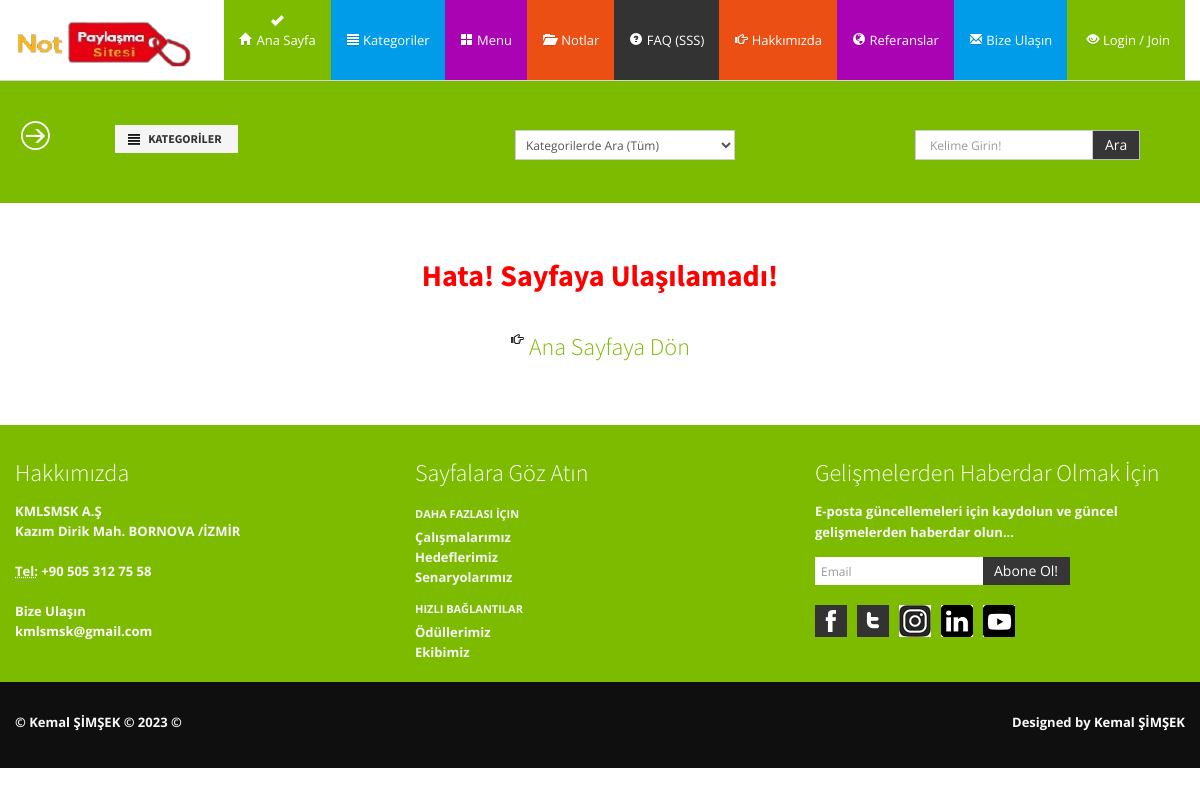
Screenshot of /error/ with the database file from the repository.
### home/models.py (models this page shows, shortened)
class Settings(models.Model):
    STATUS=(
        ('True', 'Evet'),
        ('False', 'Hayir'),
    )
    title=models.CharField(max_length=200)
    keywords=models.CharField(max_length=255)
    description=models.CharField(max_length=255)
    company=models.CharField(max_length=100)
    address=models.CharField(blank=True,max_length=150)
    googleMap=models.CharField(blank=True, max_length=255)
    phone=models.CharField(blank=True, max_length=20)
    fax=models.CharField(blank=True,max_length=20)
    email=models.CharField(blank=True, max_length=60)
    smtpserver=models.CharField(blank=True,max_length=30)
    smtpemail=models.CharField(blank=True,max_length=30)
    smtppassword=models.CharField(blank=True,max_length=30)
    smtpport=models.CharField(blank=True,max_length=10)
    icon=models.ImageField(blank=True, upload_to='images/')
    facebook=models.CharField(blank=True,max_length=50)
    instagram=models.CharField(blank=True,max_length=50)
    twitter=models.CharField(blank=True,max_length=50)
    youtube=models.CharField(blank=True,max_length=70)
    linkedin=models.CharField(blank=True,max_length=90)
    aboutus=RichTextUploadingField(blank=True)
    contact=RichTextUploadingField(blank=True)
    references=RichTextUploadingField(blank=True)
    status=models.CharField(max_length=10, choices=STATUS)
    create_at=models.DateTimeField(auto_now_add=True)
    update_at=models.DateTimeField(auto_now=True)

### home/views.py (the view)
# urls.py: path('error/', views.error, name='error'),
def error(request):
    category=Category.objects.all()
    menu=Menu.objects.all()
    settings=Settings.objects.get(pk=1)
    context={
        'category': category,
        'menu': menu,
        'settings': settings,
    }
    return render(request, 'error.html', context)

### home/templates/error.html (shortened to what this page needs)
{% extends "homebase.html" %}
{% load static %}
{% block head %}
<!DOCTYPE html>
<html>
<head>
{% endblock head %}
{% block content  %}
{% include "head.html" %}
{% include "header.html" %}
{% include "search.html" %}
<section id="maincontent">
    <div class="container">
      <div class="row">
        <div class="span12">
          <h2> <center><b> <font color="red"> Hata! Sayfaya Ulaşılamadı! </h2>
            <br>
           <h4> <center> <a href="/"><i class=" icon-hand-right"></i> Ana Sayfaya Dön</a>
            </center></h4>
        </div>
      </div>
    </div>
  </section>
 {% endblock content %}

### home/templates/footer.html (shortened to what this page needs)
{% load static %}
 <footer class="footer">
  <div class="container">
    <div class="row">
      <div class="span4">
        <div class="widget">
          <h4>Hakkımızda</h4>
          <address>
        <strong>{{settings.company}} </strong><br>
        {{settings.address}}<br>
        <br>
        <abbr title="Phone">Tel:</abbr> {{settings.phone}}
        </address>
          <address>
        <strong>Bize Ulaşın</strong><br>
        <a href="mailto:{{settings.email}}">{{settings.email}}</a>
        </address>
        </div>
      </div>
      <div class="span4">
        <div class="widget">
          <h4>Sayfalara Göz Atın</h4>
          <ul class="nav nav-list regular">
            <li class="nav-header">Daha Fazlası İçin</li>
            <li><a href="#">Çalışmalarımız</a></li>
            <li><a href="#">Hedeflerimiz</a></li>
            <li><a href="#">Senaryolarımız</a></li>
            <li class="nav-header">Hızlı Bağlantılar</li>
            <li><a href="#">Ödüllerimiz</a></li>
            <li><a href="#">Ekibimiz</a></li>
          </ul>
        </div>
      </div>
      <div class="span4">
        <div class="widget">
          <h4>Gelişmelerden Haberdar Olmak İçin</h4>
          <form class="form-horizontal" action="/curriculumVitae/addlistmail/" method="post">
            <fieldset>
              <p>
                E-posta güncellemeleri için kaydolun ve güncel gelişmelerden haberdar olun...
              </p>
              <div class="input-prepend input-append">
                <input class="span2" id="email" name="email" type="text" placeholder="Email">
                <button class="btn btn-inverse" type="submit">Abone Ol!</button>
              </div>
            </fieldset>
          </form>
          <ul class="social_small">
            <li class="facebook first"><a href="{{settings.facebook}}" title="Facebook">Facebook</a></li>
            <li class="twitt"><a href="{{settings.twitter}}" title="Twitter">Twitter</a></li>
            <li class="googleplus"><a href="{{settings.instagram}}" title="Instagram">Instagram</a></li>
            <li class="flickr"><a href="{{settings.linkedin}}" title="Linkedin">Linkedin</a></li>
            <li class="dribbble"><a href="{{settings.youtube}}" title="Youtube">Youtube</a></li>
          </ul>
        </div>
      </div>
    </div>
  </div>
  <div class="verybottom">
    <div class="container">
      <div class="row">
        <div class="span6">
          <p>&copy; Kemal ŞİMŞEK &copy; 2023 &copy; </p>
        </div>
        <div class="span6">
          <div class="pull-right">
            <div class="credits">
              Designed by <a href="https://www.linkedin.com/in/kmlsmsk/"> Kemal ŞİMŞEK</a>
            </div>
          </div>
        </div>
      </div>
    </div>
  </div>
</footer>

### home/static/assets/css/docs.css (style rules this page uses)
section { padding-top: 30px; }

### home/static/assets/css/style.css (style rules this page uses)
.row { margin-bottom:20px; }
#maincontent { z-index:1000; margin:0 0 30px; }
.social_small { margin: 0; }
.social_small li { display: inline; list-style: none; text-indent: -9999px; margin-left: 10px; float: left; -webkit-transition: all 0.3s ease-in-out; -moz-transition: all 0.3s ease-in-out; -o-transition: all 0.3s ease-in-out; -ms-transition: all 0.3s ease-in-out; transition: all 0.3s ease-in-out; }
.social_small li.first { margin-left:0; }
.social_small li a { background-repeat: no-repeat; background-position: 0 0; display: block; height: 32px; width: 32px; }
.facebook { background: url(../img/icons/social/fb.png) no-repeat; }
.googleplus { background: url(../img/icons/social/google.png) no-repeat; }
.dribbble { background: url(../img/icons/social/dribble.png) no-repeat; }
.flickr { background: url(../img/icons/social/flickr.png) no-repeat; }
.twitt { background: url(../img/icons/social/twitter.png) no-repeat; }
footer { padding-top:30px; color:#f8f8f8; }
footer h1, footer h2, footer h3, footer h4, footer h5, footer h6 { color:#fff; }
footer a, footer a:hover { color:#fff; }
footer .verybottom { padding-top:30px; background:#0f0f0f; }
footer .nav-list li, footer .nav-list li a, footer .nav-list li.nav-header { text-shadow:none; color:#f6f6f6; }
footer .nav-list li a { text-shadow:none; }
footer .nav-list.regular .nav-header { padding: 3px 0; }
footer .nav-list.regular > li > a { padding: 0; }
footer.footer .input-append button, footer.footer .input-append input { border:none; }

### home/static/assets/color/success.css (style rules this page uses)
a { color: #7cbb00; }
footer.footer { background:#7cbb00; }

### rows the page displays
Settings: company "KMLSMSK A.Ş", address "Kazım Dirik Mah. BORNOVA /İZMİR", phone "+90 505 312 75 58", email "kmlsmsk@gmail.com"
